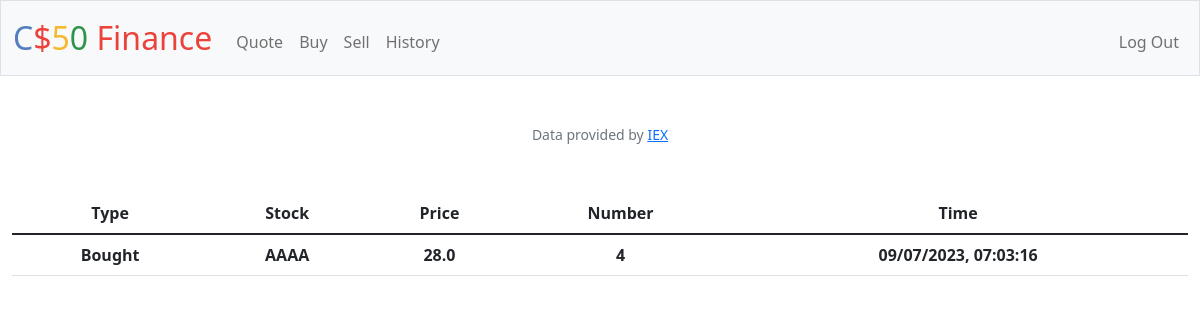
Screenshot of /history (signed in) with the database file from the repository.
### tables this page shows
CREATE TABLE transactions(
user_id INTEGER,
type TEXT,
name TEXT,
price TEXT,
time TEXT, number INTEGER,
FOREIGN KEY(user_id)
REFERENCES users(id));

### app.py (the view)
@app.route("/history")
@login_required
def history():
    transactions = db.execute(
        "SELECT * FROM transactions WHERE user_id = ?", session["user_id"]
    )
    return render_template("history.html", transactions=transactions)

### app.py (called while the page is built)
@app.after_request
def after_request(response):
    response.headers["Cache-Control"] = "no-cache, no-store, must-revalidate"
    response.headers["Expires"] = 0
    response.headers["Pragma"] = "no-cache"
    return response

### helpers.py (called while the page is built)
def login_required(f):
    @wraps(f)
    def decorated_function(*args, **kwargs):
        if session.get("user_id") is None:
            return redirect("/login")
        return f(*args, **kwargs)
    return decorated_function

### templates/history.html (shortened to what this page needs)
{% extends "layout.html" %}
{% block main %}
    <table class="table table-hover center">
        <thead>
            <tr>
                <th>Type</th>
                <th>Stock</th>
                <th>Price</th>
                <th>Number</th>
                <th>Time</th>
            </tr>
        </thead>
        <tbody>
            {% for stock in transactions %}
                <tr>
                    <th>{{ stock["type"] }}</th>
                    <th>{{ stock["name"] }}</th>
                    <th>{{ stock["price"] }}</th>
                    <th>{{ stock["number"] }}</th>
                    <th>{{ stock["time"] }}</th>
                </tr>
            {% endfor %}
        </tbody>
{% endblock %}

### static/styles.css (style rules this page uses)
.center { margin-left: auto; margin-right: auto; }

### rows the page displays
transactions: type "Bought", name "AAAA", price "28.0", number "4", time "09/07/2023, 07:03:16"
